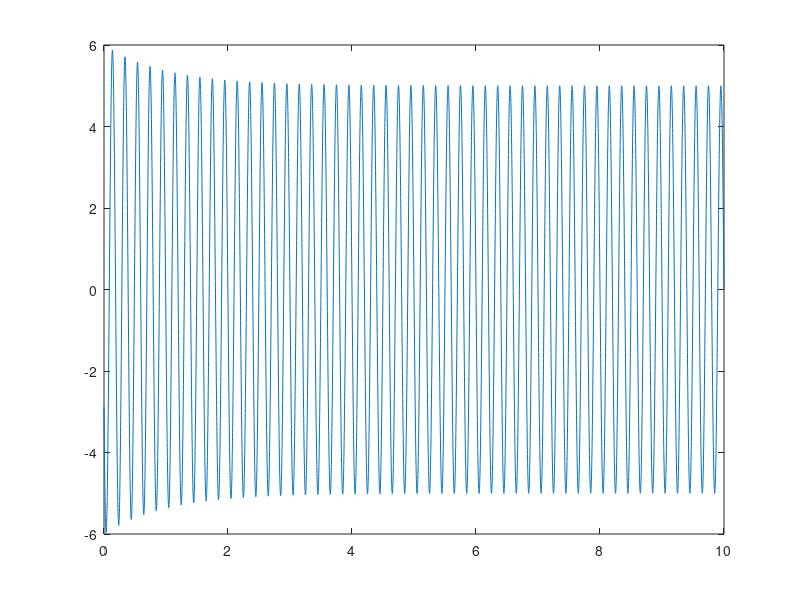

Source code (MATLAB):
%% original plot NOTE og is ym NOTE FOR PART C USE COS WAVE WITH W0 < 10PI
t = 0:0.001:10; % time

ym = exp(-t);

grid on
plot(t,ym)

%% part(a) AM
t = 0:0.001:10; % time
A0 = 5;
w0 =10*pi;
phi = pi/2;

ym = exp(-t);
A = A0+ym;

yc = A.*sin(w0*t + phi);
grid on
plot(t,yc)

%% part(a) FM
t = 0:0.001:10; % time
A0 = 5;
w0 =10*pi;
k = 20;
phi = pi/2;

ym = exp(-t);
A = A0+ym;
w1 = w0+k*ym;

yc = A.*sin((w0+k*ym) + phi);
grid on
plot(t,yc)

%% part(a) PM
t = 0:0.001:10; % time
A0 = 5;
w0 =10*pi;
k = .5;
phi = pi;

ym = exp(-t);
A = A0+ym;
phi1 = phi+k*ym;

yc = A.*sin(w0*t + phi1);
grid on
plot(t,yc)




